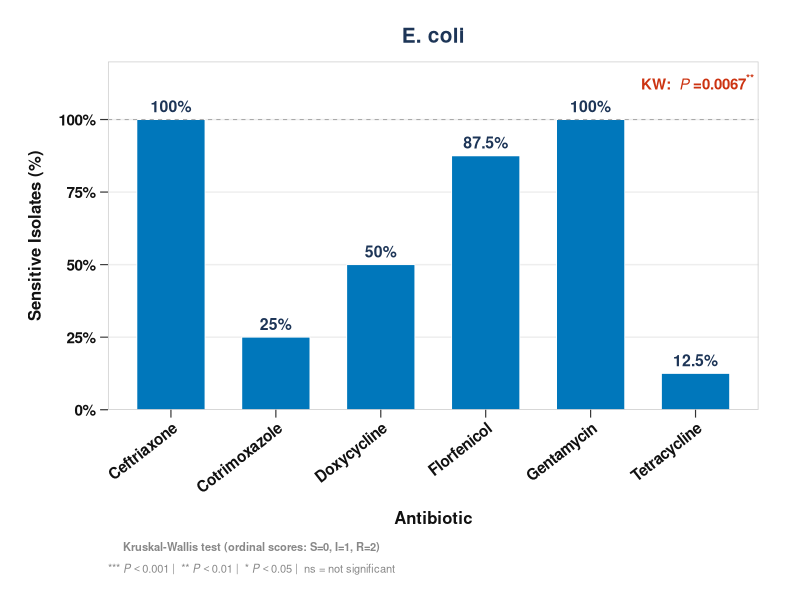
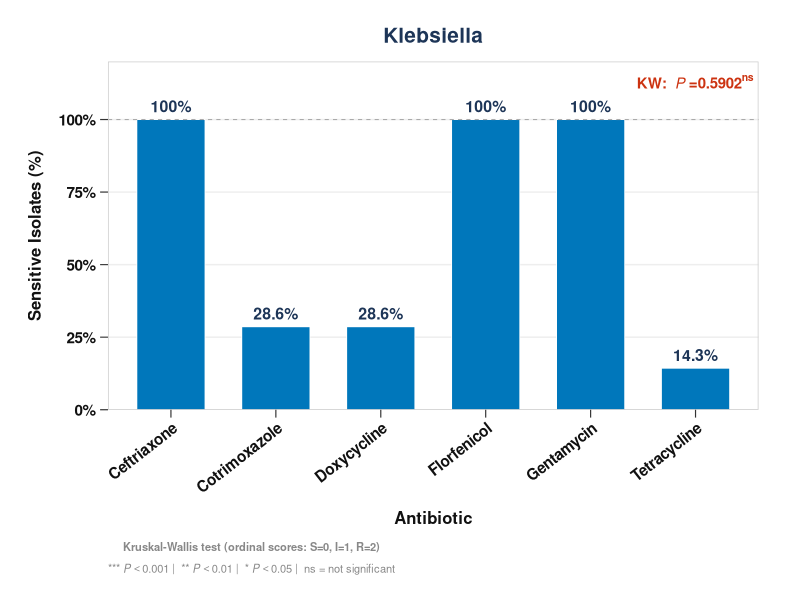
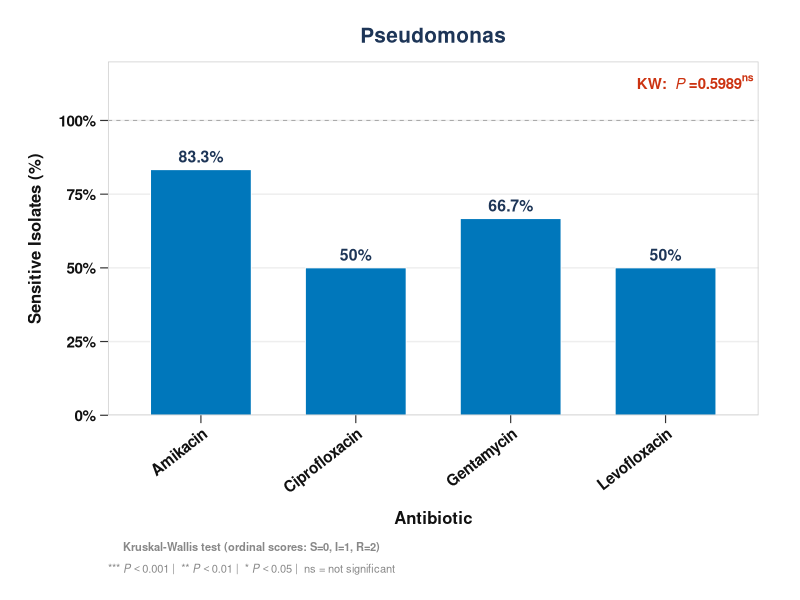
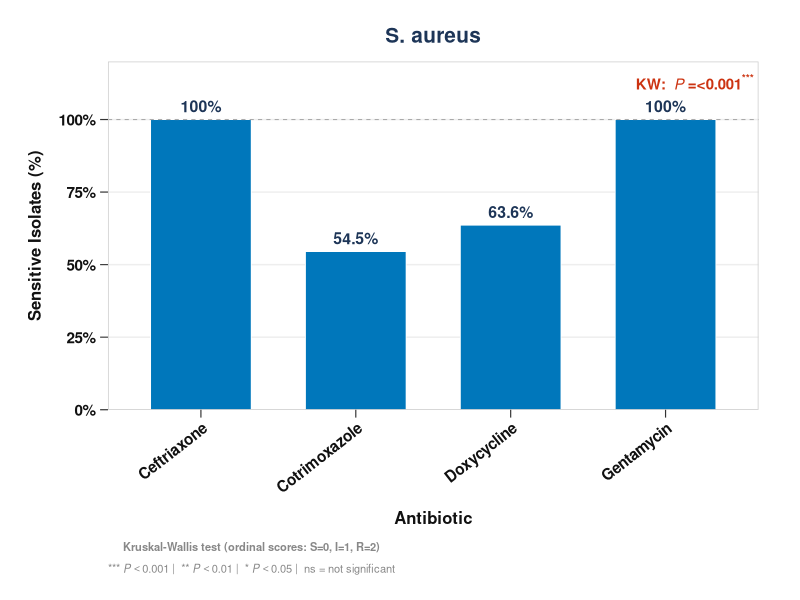
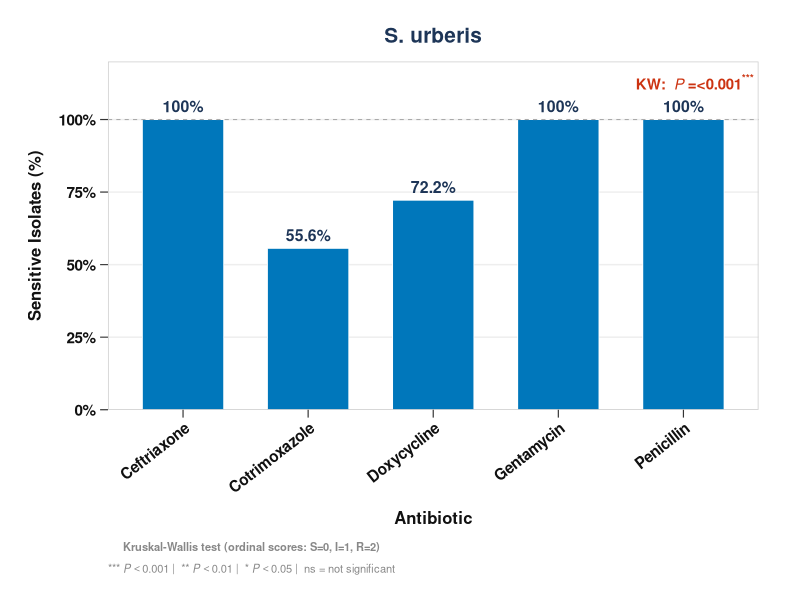

Reproduce these figures in R, in order.
## ---- chunk 1
library(ggplot2)
library(dplyr)
library(tidyr)
library(flextable)
library(readr)
library(readxl)

raw <- read_xlsx("../data/2026_ast_data_amik.xlsx")

head(raw)

## ---- chunk 2
colnames(raw) <- trimws(colnames(raw))
cat("✔ File loaded:", nrow(raw), "rows x", ncol(raw), "columns\n")
cat("  Columns:", paste(colnames(raw), collapse = ", "), "\n\n")
## ---- chunk 3
id_col  <- "Isolate_ID"
org_col <- "Bacteria"
ab_cols <- setdiff(colnames(raw), c(id_col, org_col))

ast_long <- raw %>%
  rename(Isolate_ID = all_of(id_col),
         Organism   = all_of(org_col)) %>%
  pivot_longer(
    cols      = all_of(ab_cols),
    names_to  = "Antibiotic",
    values_to = "Result"
  ) %>%
  filter(!is.na(Result)) %>%
  mutate(
    Result     = toupper(trimws(Result)),
    Organism   = trimws(Organism),
    Antibiotic = trimws(Antibiotic)
  ) %>%
  mutate(Organism = ifelse(Organism == "K,E,C", "Klebsiella", Organism)) %>%
  filter(Result %in% c("S", "I", "R")) %>%
  mutate(Result = factor(Result, levels = c("S","I","R"), ordered = TRUE))

cat("✔ Data reshaped:", nrow(ast_long), "observations (blanks excluded)\n")
cat("  Organisms  :", paste(sort(unique(ast_long$Organism)), collapse = " | "), "\n")
cat("  Antibiotics:", paste(sort(unique(ast_long$Antibiotic)), collapse = ", "), "\n\n")
## ---- chunk 4
tested_matrix <- ast_long %>%
  distinct(Organism, Antibiotic) %>%
  mutate(Tested = "Yes") %>%
  pivot_wider(names_from  = Antibiotic,
              values_from = Tested,
              values_fill = "—")

cat("Antibiotics tested per organism:\n")
print(as.data.frame(tested_matrix), row.names = FALSE)
cat("\n")
## ---- chunk 5
summary_table <- ast_long %>%
  group_by(Organism, Antibiotic) %>%
  summarise(
    n           = n(),
    S_n         = sum(Result == "S"),
    I_n         = sum(Result == "I"),
    R_n         = sum(Result == "R"),
    S_pct       = round(S_n / n * 100, 1),
    I_pct       = round(I_n / n * 100, 1),
    R_pct       = round(R_n / n * 100, 1),
    NonSusc_pct = round((I_n + R_n) / n * 100, 1),
    .groups = "drop"
  ) %>%
  arrange(Organism, Antibiotic) %>%
  mutate(
    S_cell  = paste0(S_n,  " (", S_pct,       "%)"),
    I_cell  = paste0(I_n,  " (", I_pct,       "%)"),
    R_cell  = paste0(R_n,  " (", R_pct,       "%)"),
    NS_cell = paste0(NonSusc_pct, "%")
  )

# Display table (columns shown)
display_t1 <- summary_table %>%
  select(Organism, Antibiotic, n, S_cell, I_cell, R_cell, NS_cell, NonSusc_pct)

# ── flextable ─────────────────────────────────────────────────────────
ft1 <- display_t1 %>%
  select(-NonSusc_pct) %>%
  flextable() %>%
  set_header_labels(
    Organism   = "Organism",
    Antibiotic = "Antibiotic",
    n          = "n",
    S_cell     = "Sensitive (%)",
    I_cell     = "Intermediate (%)",
    R_cell     = "Resistant (%)",
    NS_cell    = "Non-Susceptible (%)"
  ) %>%
  add_header_lines("Table 1. Antimicrobial Susceptibility Profile by Organism") %>%
  add_footer_lines("Non-Susceptible % = Intermediate + Resistant combined") %>%

  # Merge repeated Organism cells
  merge_v(j = "Organism") %>%
  valign(j = "Organism", valign = "top") %>%

  # Header styling
  bg(part = "header", bg = "#2c3e50") %>%
  color(part = "header", color = "white") %>%
  bold(part = "header") %>%
  fontsize(part = "header", size = 11) %>%

  # Title row styling
  bg(i = 1, part = "header", bg = "#1a252f") %>%
  fontsize(i = 1, part = "header", size = 13) %>%

  # Body styling
  fontsize(part = "body", size = 10) %>%
  bg(part = "body", bg = "white") %>%

  # Alternating row stripes
  bg(i = seq(2, nrow(display_t1), 2), bg = "#f8f9fa", part = "body") %>%

  # Red: NonSusc = 100%
  color(
    i   = which(display_t1$NonSusc_pct == 100),
    j   = "NS_cell",
    color = "red"
  ) %>%
  bold(
    i   = which(display_t1$NonSusc_pct == 100),
    j   = "NS_cell"
  ) %>%

  # Orange: NonSusc 50–99%
  color(
    i   = which(display_t1$NonSusc_pct >= 50 & display_t1$NonSusc_pct < 100),
    j   = "NS_cell",
    color = "darkorange"
  ) %>%
  bold(
    i   = which(display_t1$NonSusc_pct >= 50 & display_t1$NonSusc_pct < 100),
    j   = "NS_cell"
  ) %>%

  # Alignment
  align(j = c("n","S_cell","I_cell","R_cell","NS_cell"),
        align = "center", part = "all") %>%
  align(j = c("Organism","Antibiotic"), align = "left", part = "all") %>%

  # Borders
  border_outer(part = "all",
               border = officer::fp_border(color = "#2c3e50", width = 2)) %>%
  border_inner_h(part = "body",
                 border = officer::fp_border(color = "#dee2e6", width = 0.5)) %>%

  # Column widths
  width(j = "Organism",   width = 1.3) %>%
  width(j = "Antibiotic", width = 1.4) %>%
  width(j = "n",          width = 0.4) %>%
  width(j = "S_cell",  width = 1.2) %>%
  width(j = "I_cell",  width = 1.5) %>%   # wider — "Intermediate (%)" is long
  width(j = "R_cell",  width = 1.2) %>%
  width(j = "NS_cell", width = 1.8) %>%   # wider — "Non-Susceptible (%)" is long %>%

  # Font
  font(fontname = "Arial", part = "all") %>%
  padding(padding = 5, part = "body") %>%
  fix_border_issues()

ft1

# ── Save high-res PNG ─────────────────────────────────────────────────
save_as_image(ft1, path = "Table1_Resistance_Summary.png", res = 400)
cat("✔ Saved: Table1_Resistance_Summary.png\n")
## ---- chunk 6
mdr_table <- ast_long %>%
  group_by(Organism, Isolate_ID) %>%
  summarise(R_count = sum(Result == "R"), .groups = "drop") %>%
  group_by(Organism) %>%
  summarise(
    n_isolates = n(),
    MDR_n      = sum(R_count >= 3),
    MDR_pct    = round(MDR_n / n_isolates * 100, 1),
    .groups    = "drop"
  )

ft2 <- mdr_table %>%
  flextable() %>%
  set_header_labels(
    Organism   = "Organism",
    n_isolates = "Total Isolates",
    MDR_n      = "MDR Isolates (n)",
    MDR_pct    = "MDR (%)"
  ) %>%
  add_header_lines("Table 2. Multi-Drug Resistance (MDR) Assessment") %>%
  add_footer_lines("Definition: Resistant (R) to 3 or more antibiotics") %>%

  # Header
  bg(part = "header", bg = "#2c3e50") %>%
  color(part = "header", color = "white") %>%
  bold(part = "header") %>%
  fontsize(part = "header", size = 11) %>%
  bg(i = 1, part = "header", bg = "#1a252f") %>%
  fontsize(i = 1, part = "header", size = 13) %>%

  # Body
  fontsize(part = "body", size = 10) %>%
  bg(part = "body", bg = "white") %>%
  bg(i = seq(2, nrow(mdr_table), 2), bg = "#f8f9fa", part = "body") %>%

  # Red: MDR >= 50%
  color(i  = which(mdr_table$MDR_pct >= 50),
        j  = "MDR_pct", color = "red") %>%
  bold(i   = which(mdr_table$MDR_pct >= 50), j = "MDR_pct") %>%

  # Orange: MDR > 0 and < 50%
  color(i  = which(mdr_table$MDR_pct > 0 & mdr_table$MDR_pct < 50),
        j  = "MDR_pct", color = "darkorange") %>%
  bold(i   = which(mdr_table$MDR_pct > 0 & mdr_table$MDR_pct < 50),
       j   = "MDR_pct") %>%

  # Alignment
  align(j = c("n_isolates","MDR_n","MDR_pct"),
        align = "center", part = "all") %>%
  align(j = "Organism", align = "left", part = "all") %>%

  # Borders
  border_outer(part = "all",
               border = officer::fp_border(color = "#2c3e50", width = 2)) %>%
  border_inner_h(part = "body",
                 border = officer::fp_border(color = "#dee2e6", width = 0.5)) %>%

  # Column widths
  width(j = "Organism",   width = 1.5) %>%
  width(j = c("n_isolates","MDR_n","MDR_pct"), width = 1.2) %>%

  font(fontname = "Arial", part = "all") %>%
  padding(padding = 6, part = "body") %>%
  fix_border_issues()

ft2

save_as_image(ft2, path = "Table2_MDR_Assessment.png", res = 400)
cat("✔ Saved: Table2_MDR_Assessment.png\n")
## ---- chunk 7

organisms <- sort(unique(ast_long$Organism))
pairs     <- combn(organisms, 2, simplify = FALSE)
all_test_results <- list()

for (pair in pairs) {
  org1 <- pair[1]; org2 <- pair[2]
  d1   <- ast_long %>% filter(Organism == org1)
  d2   <- ast_long %>% filter(Organism == org2)
  shared_abs <- intersect(unique(d1$Antibiotic), unique(d2$Antibiotic))
  if (length(shared_abs) == 0) next

  for (ab in shared_abs) {
    v1  <- factor(d1$Result[d1$Antibiotic == ab], levels = c("S","I","R"))
    v2  <- factor(d2$Result[d2$Antibiotic == ab], levels = c("S","I","R"))
    tab <- rbind(table(v1), table(v2))
    tab <- tab[, colSums(tab) > 0, drop = FALSE]
    if (ncol(tab) < 2) next

    expected   <- outer(rowSums(tab), colSums(tab)) / sum(tab)
    use_fisher <- any(expected < 5)

    if (use_fisher) {
      res       <- fisher.test(tab, simulate.p.value = TRUE, B = 10000)
      test_name <- "Fisher's Exact"
      stat_str  <- "—"
      p_val     <- res$p.value
    } else {
      res       <- chisq.test(tab)
      test_name <- "Chi-Square"
      stat_str  <- paste0("X2=", round(res$statistic, 2))
      p_val     <- res$p.value
    }

    sig   <- ifelse(p_val < 0.001, "***",
             ifelse(p_val < 0.01,  "**",
             ifelse(p_val < 0.05,  "*", "ns")))
    p_str <- ifelse(p_val < 0.001, "<0.001", as.character(round(p_val, 3)))

    all_test_results[[paste(org1, org2, ab, sep = "|")]] <-
      data.frame(
        Organism_1 = org1, Organism_2 = org2, Antibiotic = ab,
        Test       = test_name, Statistic  = stat_str,
        p_value    = p_str,    Sig        = sig,
        p_raw      = p_val,
        stringsAsFactors = FALSE
      )
  }
}

test_df <- do.call(rbind, all_test_results) %>%
  arrange(Organism_1, Antibiotic)

ft3 <- test_df %>%
  select(Organism_1, Organism_2, Antibiotic, Test, Statistic, p_value, Sig) %>%
  flextable() %>%

  # ── Column headers — capital italic P in P-value ────────────────────
  set_header_labels(
    Organism_1 = "Organism 1",
    Organism_2 = "Organism 2",
    Antibiotic = "Antibiotic",
    Test       = "Test Used",
    Statistic  = "Statistic",
    p_value    = "P-value",          # capital P
    Sig        = "Significance"
  ) %>%

  add_header_lines("Table 3. Inter-Organism Statistical Comparison") %>%

  # ── Footer — italic capital P ─────────────────────────────────────
  add_footer_lines(
    as_paragraph(
      as_chunk("Fisher's Exact: expected count < 5  |  Chi-Square: expected count \u2265 5  |  *** "),
      as_i("P"), as_chunk("<0.001  |  ** "),
      as_i("P"), as_chunk("<0.01  |  * "),
      as_i("P"), as_chunk("<0.05  |  ns = not significant")
    )
  ) %>%

  # ── Header styling ───────────────────────────────────────────────────
  bg(part = "header", bg = "#2c3e50") %>%
  color(part = "header", color = "white") %>%
  bold(part = "header") %>%
  fontsize(part = "header", size = 11) %>%
  bg(i = 1, part = "header", bg = "#1a252f") %>%
  fontsize(i = 1, part = "header", size = 13) %>%

  # Italic capital P in column header row (row 2 = column label row)
  italic(i = 2, j = "p_value", part = "header") %>%

  # ── Body styling ─────────────────────────────────────────────────────
  fontsize(part = "body", size = 10) %>%
  bg(part = "body", bg = "white") %>%
  bg(i = seq(2, nrow(test_df), 2), bg = "#f8f9fa", part = "body") %>%

  # Red: ***
  color(i = which(test_df$Sig == "***"), j = "Sig", color = "red") %>%
  bold(i  = which(test_df$Sig == "***"), j = "Sig") %>%

  # Orange: ** or *
  color(i = which(test_df$Sig %in% c("**","*")), j = "Sig", color = "darkorange") %>%
  bold(i  = which(test_df$Sig %in% c("**","*")), j = "Sig") %>%

  # Italic P in p_value body column
  italic(j = "p_value", part = "body") %>%

  # ── Alignment ────────────────────────────────────────────────────────
  align(j     = c("Test","Statistic","p_value","Sig"),
        align = "center", part = "all") %>%
  align(j     = c("Organism_1","Organism_2","Antibiotic"),
        align = "left", part = "all") %>%

  # ── Borders ──────────────────────────────────────────────────────────
  border_outer(part   = "all",
               border = officer::fp_border(color = "#2c3e50", width = 2)) %>%
  border_inner_h(part   = "body",
                 border = officer::fp_border(color = "#dee2e6", width = 0.5)) %>%

  # ── Column widths ────────────────────────────────────────────────────
  width(j = c("Organism_1","Organism_2"), width = 1.3) %>%
  width(j = "Antibiotic",                width = 1.2) %>%
  width(j = "Test",                      width = 1.2) %>%
  width(j = "Statistic",                 width = 1.0) %>%
  width(j = "p_value",                   width = 0.8) %>%
  width(j = "Sig",                       width = 0.9) %>%

  font(fontname = "Arial", part = "all") %>%
  padding(padding = 5, part = "body") %>%
  fix_border_issues()

ft3

flextable::save_as_image(ft3, path = "Table3_Statistical_Tests.png", res = 400)
cat("✔ Saved: Table3_Statistical_Tests.png\n")
## ---- chunk 8

ast_long <- ast_long %>%
  mutate(Score = as.integer(Result) - 1)  # S=0, I=1, R=2

kw_results <- list()

for (org in sort(unique(ast_long$Organism))) {
  sub     <- ast_long %>% filter(Organism == org)
  ab_list <- unique(sub$Antibiotic)
  groups  <- lapply(ab_list, function(ab) sub$Score[sub$Antibiotic == ab])
  vary    <- sapply(groups, function(g) length(unique(g)) > 1)
  groups  <- groups[vary]
  labels  <- ab_list[vary]
  if (length(groups) < 2) next

  res   <- kruskal.test(groups)
  sig   <- ifelse(res$p.value < 0.001, "***",
           ifelse(res$p.value < 0.01,  "**",
           ifelse(res$p.value < 0.05,  "*", "ns")))
  p_str <- ifelse(res$p.value < 0.001, "<0.001",
                  formatC(res$p.value, format = "f", digits = 4))

  kw_results[[org]] <- data.frame(
    Organism           = org,
    H_statistic        = round(res$statistic, 2),
    df                 = res$parameter,
    p_value            = p_str,
    Significance       = sig,
    Antibiotics_Tested = paste(labels, collapse = ", "),
    stringsAsFactors   = FALSE
  )
}

kw_df <- do.call(rbind, kw_results)

ft4 <- kw_df %>%
  flextable() %>%

  # ── Column headers — capital italic P in P-value ────────────────────
  set_header_labels(
    Organism           = "Organism",
    H_statistic        = "H Statistic",
    df                 = "df",
    p_value            = "P-value",          # capital P
    Significance       = "Significance",
    Antibiotics_Tested = "Antibiotics Tested"
  ) %>%

  add_header_lines("Table 4. Kruskal-Wallis Test (Within-Organism, Across Antibiotics)") %>%

  # ── Footer — italic capital P ────────────────────────────────────────
  add_footer_lines(
    as_paragraph(
      as_chunk("Ordinal scores: S=0, I=1, R=2  |  *** "),
      as_i("P"), as_chunk("<0.001  |  ** "),
      as_i("P"), as_chunk("<0.01  |  * "),
      as_i("P"), as_chunk("<0.05  |  ns = not significant")
    )
  ) %>%

  # ── Header styling ───────────────────────────────────────────────────
  bg(part = "header", bg = "#2c3e50") %>%
  color(part = "header", color = "white") %>%
  bold(part = "header") %>%
  fontsize(part = "header", size = 11) %>%
  bg(i = 1, part = "header", bg = "#1a252f") %>%
  fontsize(i = 1, part = "header", size = 13) %>%

  # Italic capital P in column header row (row 2 = actual column labels)
  italic(i = 2, j = "p_value", part = "header") %>%

  # ── Body styling ─────────────────────────────────────────────────────
  fontsize(part = "body", size = 10) %>%
  bg(part = "body", bg = "white") %>%
  bg(i = seq(2, nrow(kw_df), 2), bg = "#f8f9fa", part = "body") %>%

  # Red: ***
  color(i = which(kw_df$Significance == "***"),
        j = "Significance", color = "red") %>%
  bold(i  = which(kw_df$Significance == "***"),
       j  = "Significance") %>%

  # Orange: ** or *
  color(i = which(kw_df$Significance %in% c("**", "*")),
        j = "Significance", color = "darkorange") %>%
  bold(i  = which(kw_df$Significance %in% c("**", "*")),
       j  = "Significance") %>%

  # Italic P in p_value body column
  italic(j = "p_value", part = "body") %>%

  # ── Alignment ────────────────────────────────────────────────────────
  align(j     = c("H_statistic", "df", "p_value", "Significance"),
        align = "center", part = "all") %>%
  align(j     = c("Organism", "Antibiotics_Tested"),
        align = "left", part = "all") %>%

  # ── Borders ──────────────────────────────────────────────────────────
  border_outer(part   = "all",
               border = officer::fp_border(color = "#2c3e50", width = 2)) %>%
  border_inner_h(part   = "body",
                 border = officer::fp_border(color = "#dee2e6", width = 0.5)) %>%

  # ── Column widths ────────────────────────────────────────────────────
  width(j = "Organism",           width = 1.3) %>%
  width(j = "H_statistic",        width = 1.0) %>%
  width(j = "df",                 width = 0.5) %>%
  width(j = "p_value",            width = 0.8) %>%
  width(j = "Significance",       width = 1.0) %>%
  width(j = "Antibiotics_Tested", width = 3.0) %>%

  font(fontname = "Arial", part = "all") %>%
  padding(padding = 6, part = "body") %>%
  fix_border_issues()

ft4

flextable::save_as_image(ft4, path = "Table4_KruskalWallis.png", res = 400)
cat("✔ Saved: Table4_KruskalWallis.png\n")
## ---- chunk 9

# ── Plot data: Sensitive % only, drop zeros ───────────────────────────
plot_data_s <- summary_table %>%
  select(Organism, Antibiotic, S_pct) %>%
  filter(S_pct > 0) %>%
  left_join(
    kw_df %>% select(Organism, p_value, Significance),
    by = "Organism"
  )

# ── KW expression data: stars on top of italic P ─────────────────────
# Renders as:      ***
#            KW:    P  = <0.001
kw_expr_data <- plot_data_s %>%
  distinct(Organism, p_value, Significance) %>%
  mutate(
    expr_label = paste0(
  "bold('KW: ')~italic(P)~bold('=", p_value, "')^bold('", Significance, "')")
    )

# ── Function: build one plot for one organism ─────────────────────────
make_organism_plot <- function(org_name) {

  d      <- plot_data_s  %>% filter(Organism == org_name)
  kw_row <- kw_expr_data %>% filter(Organism == org_name)

  ggplot(d, aes(x = Antibiotic, y = S_pct)) +

    # Bars
    geom_bar(
      stat      = "identity",
      fill      = "#0077BB",
      color     = "white",
      linewidth = 0.3,
      width     = 0.65
    ) +

    # Percentage label on top of each bar
    geom_text(
      aes(label = paste0(S_pct, "%")),
      vjust    = -0.6,
      size     = 4.0,
      fontface = "bold",
      color    = "#1d3557"
    ) +

    # KW label — top right, above 100% line, stars on top of P
    geom_text(
      data        = kw_row,
      aes(x = Inf, y = 113, label = expr_label),
      inherit.aes = FALSE,
      hjust       = 1.04,
      vjust       = 0.5,
      size        = 3.8,
      color       = "#cc3311",
      parse       = TRUE
    ) +

    # 100% reference line
    geom_hline(
      yintercept = 100,
      linewidth  = 0.35,
      linetype   = "dashed",
      color      = "#aaaaaa"
    ) +

    scale_y_continuous(
      limits = c(0, 120),
      breaks = c(0, 25, 50, 75, 100),
      labels = scales::label_percent(scale = 1),
      expand = expansion(mult = c(0, 0))
    ) +

    scale_x_discrete(expand = expansion(add = 0.6)) +

    labs(
      title   = org_name,
      x       = "Antibiotic",
      y       = "Sensitive Isolates (%)",
      caption = bquote(atop(
        bold("Kruskal-Wallis test (ordinal scores: S=0, I=1, R=2)"),
        "***" ~ italic(P) < 0.001 ~ "|  **" ~ italic(P) < 0.01 ~ "|  *" ~ italic(P) < 0.05 ~ "|  ns = not significant"
      ))
    ) +

    theme_minimal(base_size = 13) +
    theme(
      plot.background    = element_rect(fill = "white", color = NA),
      panel.background   = element_rect(fill = "white", color = NA),
      panel.border       = element_rect(fill = NA, color = "#cccccc",
                                        linewidth = 0.5),
      panel.grid.major.y = element_line(color = "#eeeeee", linewidth = 0.5),
      panel.grid.major.x = element_blank(),
      panel.grid.minor   = element_blank(),

      axis.text.x   = element_text(angle = 38, hjust = 1,
                                    size  = 11, color = "#111111",
                                    face  = "bold"),
      axis.title.x  = element_text(size  = 12, color = "#111111",
                                    face  = "bold",
                                    margin = margin(t = 10)),
      axis.text.y   = element_text(size  = 11, color = "#111111",
                                    face  = "bold"),
      axis.title.y  = element_text(size  = 12, color = "#111111",
                                    face  = "bold",
                                    margin = margin(r = 10)),

      axis.ticks        = element_line(color = "#333333", linewidth = 0.4),
      axis.ticks.length = unit(0.2, "cm"),

      plot.title   = element_text(face  = "bold", size = 15,
                                   color = "#1d3557", hjust = 0.5,
                                   margin = margin(b = 10)),
      plot.caption = element_text(size  = 8, color = "#888888",
                                   hjust = 0, margin = margin(t = 10)),
      plot.margin  = margin(20, 30, 16, 20)
    )
}

# ── Loop: save one PNG per organism ───────────────────────────────────
organisms_list <- sort(unique(plot_data_s$Organism))

for (org in organisms_list) {

  p_org      <- make_organism_plot(org)
  clean_name <- gsub("[^A-Za-z0-9]", "_", org)
  filename   <- paste0("Figure_Sensitive_", clean_name, ".png")

  ggsave(
    filename = filename,
    plot     = p_org,
    width    = 7,
    height   = 6,
    dpi      = 400,
    bg       = "white"
  )
  cat("✔ Saved:", filename, "\n")
}

cat("\n✔ All", length(organisms_list), "figures saved as individual PNGs\n")
## ---- chunk 10
write.csv(
  summary_table %>% select(-NonSusc_pct, -S_cell, -I_cell, -R_cell, -NS_cell),
  "AST_Resistance_Summary.csv", row.names = FALSE
)
write.csv(mdr_table,  "AST_MDR_Summary.csv",      row.names = FALSE)
write.csv(test_df %>% select(-p_raw),
          "AST_Statistical_Tests.csv",             row.names = FALSE)
write.csv(kw_df,      "AST_KruskalWallis.csv",     row.names = FALSE)

cat("✔ CSVs exported:\n")
cat("  → AST_Resistance_Summary.csv\n")
cat("  → AST_MDR_Summary.csv\n")
cat("  → AST_Statistical_Tests.csv\n")
cat("  → AST_KruskalWallis.csv\n\n")
cat("✔ PNGs saved:\n")
cat("  → Table1_Resistance_Summary.png\n")
cat("  → Table2_MDR_Assessment.png\n")
cat("  → Table3_Statistical_Tests.png\n")
cat("  → Table4_KruskalWallis.png\n")
cat("  → Figure1_AST_Barplot.png\n")
